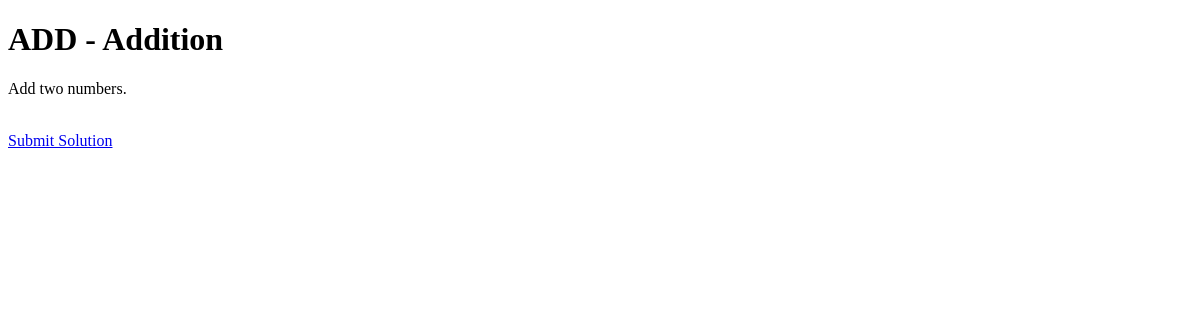
The page /questions/ADD/ on the database as committed earlier.
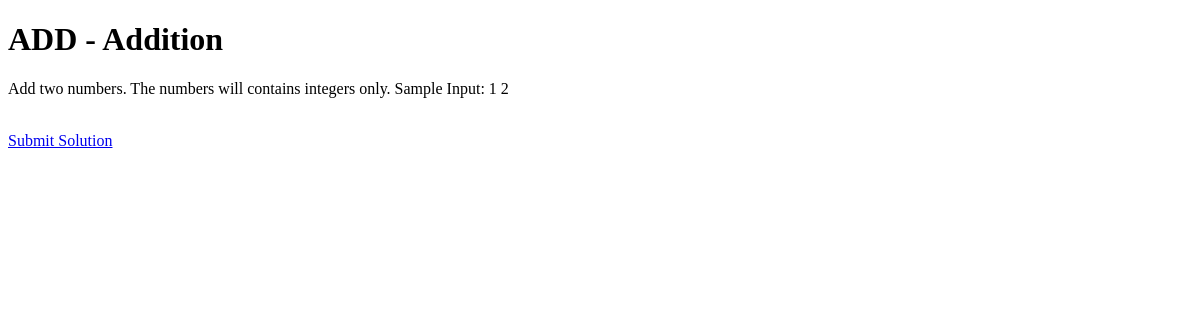
The same page on the database as committed later.
### questions/models.py (models this page shows, shortened)
class Question(models.Model):
    code = models.CharField(unique=True, max_length=10)
    title = models.CharField(unique=True, max_length=120)
    description = models.TextField()
    timestamp = models.DateTimeField(auto_now_add=True)
    objects = QuestionManager()
    def get_submit_url(self):
        return reverse('grader:submit', kwargs={'code': self.code})

### questions/views.py (the view)
# urls.py: url(r'^(?P<code>[A-Z]+)/$', QuestionDetailView.as_view(), name='detail'),
class QuestionDetailView(DetailView):
    template_name = 'questions/detail.html'
    def get_object(self, *args, **kwargs):
        request = self.request
        code = self.kwargs.get('code')
        instance = Question.objects.get_by_code(code)
        if instance is None:
            raise Http404('Question not found')
        return instance

### questions/models.py (called while the page is built)
    def get_by_code(self, code):
        qs = self.get_queryset().filter(code=code)
        if qs.count() == 1:
            return qs.first()
        return None

### questions/templates/questions/detail.html
{% extends 'base.html' %}
{% block content %}
<h1>{{ object.code }} - {{ object.title }}</h1>
<p>{{ object.description }}</p>
<br/>
<a href="{{ object.get_submit_url }}">Submit Solution</a>
{% endblock %}

### templates/base.html (shortened to what this page needs)
{% load static %}
<!DOCTYPE html>
<html lang="en">
	<head>
	</head>
	<body>
		{% block content %}{% endblock %}
	</body>
</html>

Rows that differ between the two databases and show on the page:
changed Question "ADD": description "Add two numbers." → "Add two numbers. The numbers will contains integers only. Sample Input: 1 2"
